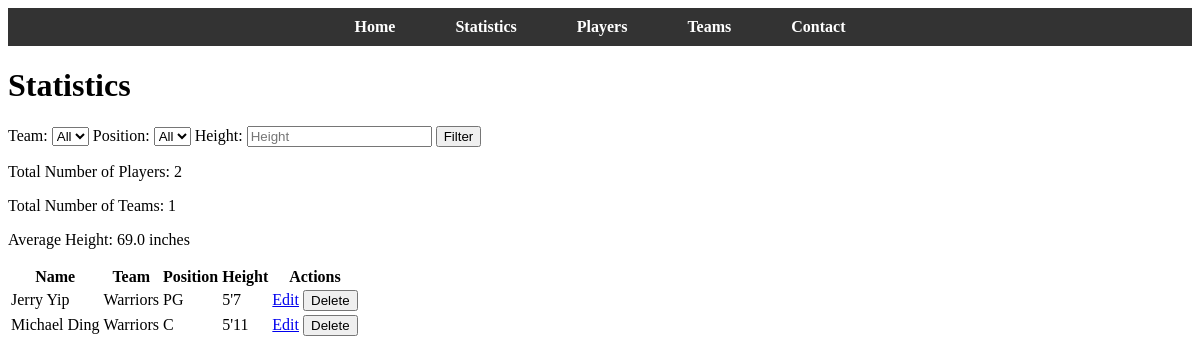
The page /statistics on the database as committed earlier.
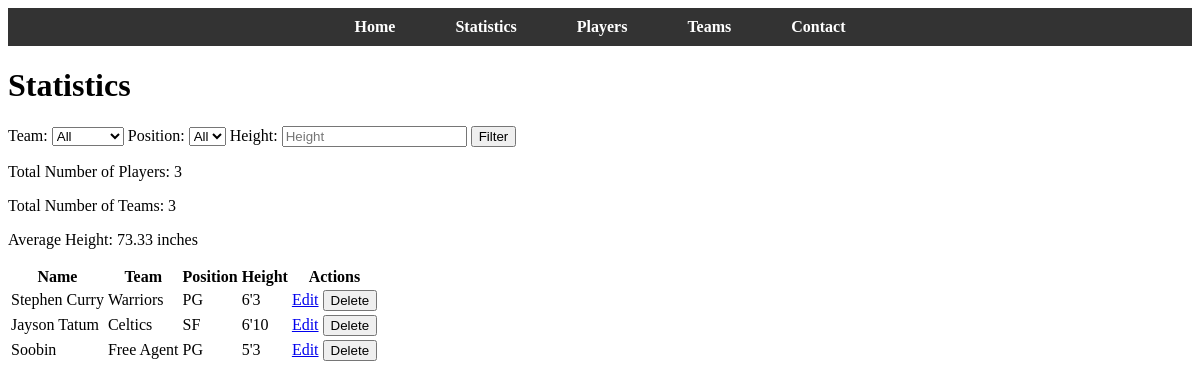
The same page on the database as committed later.
### app.py (models this page shows)
class Player(db.Model):
    player_id = db.Column(db.Integer, primary_key=True)
    name = db.Column(db.String(100), nullable=False)
    team_name = db.Column(db.String, db.ForeignKey('team.team_name'), nullable=False)
    position = db.Column(db.String(50))
    height = db.Column(db.String(10))

### app.py (the view)
@app.route('/statistics', methods=['GET'])
def statistics():
    team_filter = request.args.get('team', '')
    position_filter = request.args.get('position', '')
    height_filter = request.args.get('height', '')
    players_query = Player.query
    if team_filter:
        players_query = players_query.filter(Player.team_name == team_filter)
    if position_filter:
        players_query = players_query.filter(Player.position == position_filter)
    if height_filter:
        players_query = players_query.filter(Player.height == height_filter)
    players = players_query.all()
    average_height = None
    if players:
        total_height = sum([int(player.height.split("'")[0]) * 12 + int(player.height.split("'")[1]) for player in players if player.height])
        average_height = total_height / len(players)
    num_players = len(players)
    num_teams = len(set(player.team_name for player in players))
    teams = db.session.query(Team.team_name).all()
    return render_template('statistics.html', players=players, average_height=average_height, num_players=num_players, num_teams=num_teams,
                           teams=teams, team_filter=team_filter, position_filter=position_filter, height_filter=height_filter)

### templates/statistics.html (shortened to what this page needs)
<!DOCTYPE html>
<html lang="en">
  <head>
    <link
      rel="stylesheet"
      href="{{ url_for('static', filename='css/styles.css') }}"
    />
  </head>
  <body>
    <header>
      <nav>
        <ul>
          <li><a href="/">Home</a></li>
          <li><a href="/statistics">Statistics</a></li>
          <li><a href="/players">Players</a></li>
          <li><a href="/teams">Teams</a></li>
          <li><a href="/contact">Contact</a></li>
        </ul>
      </nav>
    </header>
    <main>
      <h1>Statistics</h1>
      <form method="GET" action="{{ url_for('statistics') }}">
        <label for="team">Team:</label>
        <select name="team" id="team">
          <option value="">All</option>
        </select>
        <label for="position">Position:</label>
        <select name="position" id="position">
          <option value="">All</option>
        </select>
        <label for="height">Height:</label>
        <input type="text" id="height" name="height" value="{{ height_filter }}" placeholder="Height" />
        <button type="submit">Filter</button>
      </form>
      <div>
        <p>Total Number of Players: {{ num_players }}</p>
        <p>Total Number of Teams: {{ num_teams }}</p>
        {% if average_height %}
          <p>Average Height: {{ average_height | round(2) }} inches</p>
        {% else %}
          <p>No height data available for players.</p>
        {% endif %}
      </div>
      <table>
        <thead>
          <tr>
            <th>Name</th>
            <th>Team</th>
            <th>Position</th>
            <th>Height</th>
            <th>Actions</th>
          </tr>
        </thead>
        <tbody>
          {% for player in players %}
            <tr>
              <td>{{ player.name }}</td>
              <td>{{ player.team_name }}</td>
              <td>{{ player.position }}</td>
              <td>{{ player.height }}</td>
              <td>
                <a href="{{ url_for('edit_player', player_id=player.player_id) }}">Edit</a>
                <form action="{{ url_for('delete_player', player_id=player.player_id) }}" method="POST" style="display:inline;">
                  <button type="submit">Delete</button>
                </form>
              </td>
            </tr>
          {% endfor %}
        </tbody>
      </table>
    </main>
  </body>
</html>

Rows that differ between the two databases and show on the page:
changed Player "Warriors": name "Jerry Yip" → "Stephen Curry"; height "5'7" → "6'3"
changed Player: name "Michael Ding" → "Jayson Tatum"; team_name "Warriors" → "Celtics"; position "C" → "SF"; height "5'11" → "6'10"
added Player: name "Soobin", team_name "Free Agent", position "PG", height "5'3"
Other text that changed with them:
{{ num_players }}: "2" → "3"
{{ num_teams }}: "1" → "3"
{{ average_height | round(2) }}: "69.0" → "73.33"
